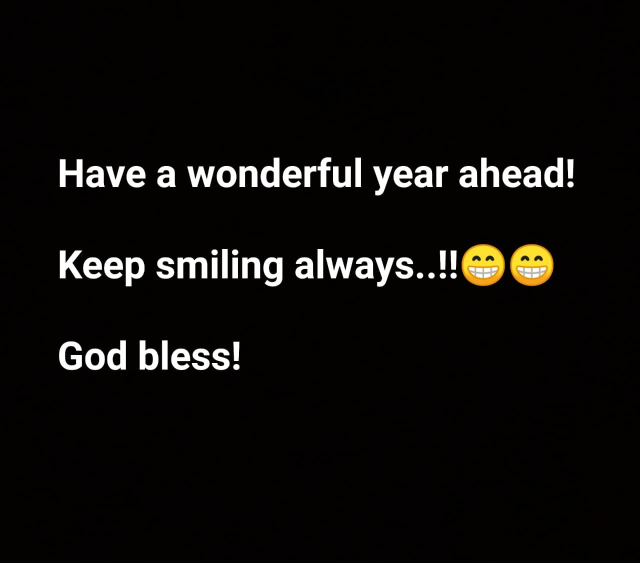
#> input picture test/image.jpg, 1280 x 1125 px (shown at 1/2 size); its folder holds only this picture in this run
$ python -i extract.py   (imports and definitions only)
#> lines starting #> are read from the running program, lines starting #| are printed output that depends on the picture; after the words box and inside, x2 and y2 are one past the last pixel; in counts of white or black regions, pixels touching at a corner belong together
import numpy as np
import cv2
import math

ANCHOR_POINT = 6000
MIDZONE_THRESHOLD = 15000
MIN_HANDWRITING_HEIGHT_PIXEL = 20

BASELINE_ANGLE = 0.0
TOP_MARGIN = 0.0
LETTER_SIZE = 0.0
LINE_SPACING = 0.0
WORD_SPACING = 0.0
PEN_PRESSURE = 0.0
SLANT_ANGLE = 0.0

def bilateralFilter(image, d):
	image = cv2.bilateralFilter(image,d,50,50)
	return image

def medianFilter(image, d):
	image = cv2.medianBlur(image,d)
	return image

def threshold(image, t):
	image = cv2.cvtColor(image, cv2.COLOR_BGR2GRAY)
	ret,image = cv2.threshold(image,t,255,cv2.THRESH_BINARY_INV)
	return image

def dilate(image, kernalSize):
	kernel = np.ones(kernalSize, np.uint8)
	image = cv2.dilate(image, kernel, iterations=1)
	return image

def erode(image, kernalSize):
	kernel = np.ones(kernalSize, np.uint8)
	image = cv2.erode(image, kernel, iterations=1)
	return image

def straighten(image):
	global BASELINE_ANGLE
	angle = 0.0
	angle_sum = 0.0
	coutour_count = 0
	positive_angle_sum = 0.0          #downward
	negative_angle_sum = 0.0          #upward
	positive_count = 0
	negative_count = 0

	filtered = bilateralFilter(image, 3)
	thresh = threshold(filtered, 120)
	dilated = dilate(thresh, (5 ,100))
	ctrs,hier = cv2.findContours(dilated.copy(), cv2.RETR_EXTERNAL, cv2.CHAIN_APPROX_SIMPLE)

	for i, ctr in enumerate(ctrs):
		x, y, w, h = cv2.boundingRect(ctr)

		if h>w or h<MIN_HANDWRITING_HEIGHT_PIXEL:
			continue

		roi = image[y:y+h, x:x+w]

		if w < image.shape[1]/2 :
			roi = 255
			image[y:y+h, x:x+w] = roi
			continue

		rect = cv2.minAreaRect(ctr)
		center = rect[0]
		angle = rect[2]

		if angle < -45.0:
			angle += 90.0;

		rot = cv2.getRotationMatrix2D(((x+w)/2,(y+h)/2), angle, 1)
		extract = cv2.warpAffine(roi, rot, (w,h), borderMode=cv2.BORDER_CONSTANT, borderValue=(255,255,255))
		image[y:y+h, x:x+w] = extract
		angle_sum += angle
		coutour_count = 0
		coutour_count += 1

	if(coutour_count==0):
		coutour_count = 1
	mean_angle = angle_sum / coutour_count
	BASELINE_ANGLE = mean_angle
	return image

def horizontalProjection(img):
    (h, w) = img.shape[:2]
    sumRows = []
    for j in range(h):
        row = img[j:j+1, 0:w]
        sumRows.append(np.sum(row))
    return sumRows

def verticalProjection(img):
    (h, w) = img.shape[:2]
    sumCols = []
    for j in range(w):
        col = img[0:h, j:j+1]
        sumCols.append(np.sum(col))
    return sumCols

def extractLines(img):
	global LETTER_SIZE
	global LINE_SPACING
	global TOP_MARGIN

	filtered = bilateralFilter(img, 5)
	thresh = threshold(filtered, 160)
	hpList = horizontalProjection(thresh)
	topMarginCount = 0
	for sum in hpList:
		if(sum<=255):
			topMarginCount += 1
		else:
			break

	lineTop = 0
	lineBottom = 0
	spaceTop = 0
	spaceBottom = 0
	indexCount = 0
	setLineTop = True
	setSpaceTop = True
	includeNextSpace = True
	space_zero = []                              # stores the amount of space between lines
	lines = []                                   # a 2D list storing the vertical start index and end index of each contour

	for i, sum in enumerate(hpList):
		if(sum==0):
			if(setSpaceTop):
				spaceTop = indexCount
				setSpaceTop = False              # spaceTop will be set once for each start of a space between lines
			indexCount += 1
			spaceBottom = indexCount
			if(i<len(hpList)-1):                 # this condition is necessary to avoid array index out of bound error
				if(hpList[i+1]==0):              # if the next horizontal projectin is 0, keep on counting, it's still in blank space
					continue
			if(includeNextSpace):
				space_zero.append(spaceBottom-spaceTop)
			else:
				if (len(space_zero)==0):
					previous = 0
				else:
					previous = space_zero.pop()
				space_zero.append(previous + spaceBottom-lineTop)
			setSpaceTop = True                   # next time we encounter 0, it's begining of another space so we set new spaceTop

		if(sum>0):
			if(setLineTop):
				lineTop = indexCount
				setLineTop = False               # lineTop will be set once for each start of a new line/contour
			indexCount += 1
			lineBottom = indexCount
			if(i<len(hpList)-1):                 # this condition is necessary to avoid array index out of bound error
				if(hpList[i+1]>0):               # if the next horizontal projectin is > 0, keep on counting, it's still in contour
					continue

				if(lineBottom-lineTop<20):
					includeNextSpace = False
					setLineTop = True            # next time we encounter value > 0, it's begining of another line/contour so we set new lineTop
					continue
			includeNextSpace = True              # the line/contour is accepted, new space following it will be accepted

			lines.append([lineTop, lineBottom])
			setLineTop = True                    # next time we encounter value > 0, it's begining of another line/contour so we set new lineTop

	fineLines = []                               # a 2D list storing the horizontal start index and end index of each individual line
	for i, line in enumerate(lines):

		anchor = line[0]                         # 'anchor' will locate the horizontal indices where horizontal projection is > ANCHOR_POINT for uphill or < ANCHOR_POINT for downhill(ANCHOR_POINT is arbitrary yet suitable!)
		anchorPoints = []                        # python list where the indices obtained by 'anchor' will be stored
		upHill = True                            # it implies that we expect to find the start of an individual line (vertically), climbing up the histogram
		downHill = False                         # it implies that we expect to find the end of an individual line (vertically), climbing down the histogram
		segment = hpList[line[0]:line[1]]        # we put the region of interest of the horizontal projection of each contour here

		for j, sum in enumerate(segment):
			if(upHill):
				if(sum<ANCHOR_POINT):
					anchor += 1
					continue
				anchorPoints.append(anchor)
				upHill = False
				downHill = True
			if(downHill):
				if(sum>ANCHOR_POINT):
					anchor += 1
					continue
				anchorPoints.append(anchor)
				downHill = False
				upHill = True

		if(len(anchorPoints)<2):
			continue

		lineTop = line[0]
		for x in range(1, len(anchorPoints)-1, 2):
			lineMid = (anchorPoints[x]+anchorPoints[x+1])/2
			lineBottom = lineMid
			if(lineBottom-lineTop < 20):
				continue
			fineLines.append([lineTop, lineBottom])
			lineTop = lineBottom
		if(line[1]-lineTop < 20):
			continue
		fineLines.append([lineTop, line[1]])

	space_nonzero_row_count = 0
	midzone_row_count = 0
	lines_having_midzone_count = 0
	flag = False
	for i, line in enumerate(fineLines):
		segment = hpList[int(line[0]):int(line[1])]
		for j, sum in enumerate(segment):
			if(sum<MIDZONE_THRESHOLD):
				space_nonzero_row_count += 1
			else:
				midzone_row_count += 1
				flag = True
		if(flag):
			lines_having_midzone_count += 1
			flag = False

	if(lines_having_midzone_count == 0): lines_having_midzone_count = 1

	total_space_row_count = space_nonzero_row_count + np.sum(space_zero[1:-1])
	average_line_spacing = float(total_space_row_count) / lines_having_midzone_count
	average_letter_size = float(midzone_row_count) / lines_having_midzone_count
	LETTER_SIZE = average_letter_size
	if(average_letter_size == 0): average_letter_size = 1
	relative_line_spacing = average_line_spacing / average_letter_size
	LINE_SPACING = relative_line_spacing

	relative_top_margin = float(topMarginCount) / average_letter_size
	TOP_MARGIN = relative_top_margin
	return fineLines

def extractWords(image, lines):
	global LETTER_SIZE
	global WORD_SPACING

	filtered = bilateralFilter(image, 5)
	thresh = threshold(filtered, 180)
	width = thresh.shape[1]
	space_zero = []
	words = []
	for i, line in enumerate(lines):
		extract = thresh[int(line[0]):int(line[1]), 0:width]    # y1:y2, x1:x2
		vp = verticalProjection(extract)

		wordStart = 0
		wordEnd = 0
		spaceStart = 0
		spaceEnd = 0
		indexCount = 0
		setWordStart = True
		setSpaceStart = True
		includeNextSpace = True
		spaces = []

		for j, sum in enumerate(vp):
			if(sum==0):
				if(setSpaceStart):
					spaceStart = indexCount
					setSpaceStart = False               # spaceStart will be set once for each start of a space between lines
				indexCount += 1
				spaceEnd = indexCount
				if(j<len(vp)-1):                        # this condition is necessary to avoid array index out of bound error
					if(vp[j+1]==0):                     # if the next vertical projectin is 0, keep on counting, it's still in blank space
						continue
				if((spaceEnd-spaceStart) > int(LETTER_SIZE/2)):
					spaces.append(spaceEnd-spaceStart)

				setSpaceStart = True                    # next time we encounter 0, it's begining of another space so we set new spaceStart

			if(sum>0):
				if(setWordStart):
					wordStart = indexCount
					setWordStart = False                # wordStart will be set once for each start of a new word/component
				indexCount += 1
				wordEnd = indexCount
				if(j<len(vp)-1):                        # this condition is necessary to avoid array index out of bound error
					if(vp[j+1]>0):                      # if the next horizontal projectin is > 0, keep on counting, it's still in non-space zone
						continue

				count = 0
				for k in range(int(line[1])-int(line[0])):
					row = thresh[int(line[0])+k:int(line[0])+k+1, wordStart:wordEnd]
					if(np.sum(row)):
						count += 1
				if(count > int(LETTER_SIZE/2)):
					words.append([line[0], line[1], wordStart, wordEnd])

				setWordStart = True                     # next time we encounter value > 0, it's begining of another word/component so we set new wordStart

		space_zero.extend(spaces[1:-1])

	space_columns = np.sum(space_zero)
	space_count = len(space_zero)
	if(space_count == 0):
		space_count = 1
	average_word_spacing = float(space_columns) / space_count
	if(LETTER_SIZE == 0):
		LETTER_SIZE = 1
	relative_word_spacing = average_word_spacing / LETTER_SIZE
	WORD_SPACING = relative_word_spacing
	return words

def extractSlant(img, words):
	global SLANT_ANGLE
	theta = [-0.785398, -0.523599, -0.261799, -0.0872665, 0.01, 0.0872665, 0.261799, 0.523599, 0.785398]
	s_function = [0.0] * 9
	count_ = [0]*9
	filtered = bilateralFilter(img, 5)
	thresh = threshold(filtered, 180)
	for i, angle in enumerate(theta):
		s_temp = 0.0                                    # overall sum of the functions of all the columns of all the words!
		count = 0                                       # just counting the number of columns considered to contain a vertical stroke and thus contributing to s_temp

		for j, word in enumerate(words):
			original = thresh[int(word[0]):int(word[1]), int(word[2]):int(word[3])]
			height = word[1]-word[0]
			width = word[3]-word[2]
			shift = (math.tan(angle) * height) / 2
			shiftb = (math.tan(angle)* width) / 2
			pad_length = abs(int(shift))
			pad_width = abs(int(shiftb))
			blank_image = np.zeros((int(height),int(width)+int(pad_length)*2,3), np.uint8)
			new_image = cv2.cvtColor(blank_image, cv2.COLOR_BGR2GRAY)
			(height, width) = new_image.shape[:2]
			x1 = width/2
			y1 = 0
			x2 = width/4
			y2 = height
			x3 = 3*width/4
			y3 = height
			pts1 = np.float32([[x1,y1],[x2,y2],[x3,y3]])
			pts2 = np.float32([[x1+shift,y1],[x2-shift,y2],[x3-shift,y3]])
			M = cv2.getAffineTransform(pts1,pts2)
			deslanted = cv2.warpAffine(new_image,M,(width,height))

			vp = verticalProjection(deslanted)
			for k, sum in enumerate(vp):
				num_fgpixel = sum / 255
				if(num_fgpixel < int(height/3)):
					continue
				column = deslanted[0:height, k:k+1]
				column = column.flatten()
				for l, pixel in enumerate(column):
					if(pixel==0):
						continue
					break
				for m, pixel in enumerate(column[::-1]):
					if(pixel==0):
						continue
					break
				delta_y = height - (l+m)
				h_sq = (float(num_fgpixel)/delta_y)**2
				h_wted = (h_sq * num_fgpixel) / height
				s_temp += h_wted
				print(h_wted)
				count += 1
		s_function[i] = s_temp
		count_[i] = count
	max_value = 0.0
	max_index = 4
	for index, value in enumerate(s_function):
		if(value > max_value):
			max_value = value
			max_index = index
	if(max_index == 0):
		angle = 45
		result =  " : Extremely right slanted"
	elif(max_index == 1):
		angle = 30
		result = " : Above average right slanted"
	elif(max_index == 2):
		angle = 15
		result = " : Average right slanted"
	elif(max_index == 3):
		angle = 5
		result = " : A little right slanted"
	elif(max_index == 5):
		angle = -5
		result = " : A little left slanted"
	elif(max_index == 6):
		angle = -15
		result = " : Average left slanted"
	elif(max_index == 7):
		angle = -30
		result = " : Above average left slanted"
	elif(max_index == 8):
		angle = -45
		result = " : Extremely left slanted"
	elif(max_index == 4):
		p = s_function[4]
		q = s_function[4]
		if((p <= 1.2 and q <= 1.2) or (p > 1.4 and q > 1.4)):
			angle = 0
			result = " : No slant"
		elif((p <= 1.2 and q-p > 0.4) or (q <= 1.2 and p-q > 0.4)):
			angle = 0
			result = " : No slant"
		else:
			max_index = 9
			angle = 180
			result =  " : Irregular slant behaviour"
	SLANT_ANGLE = angle
	return

def barometer(image):
	global PEN_PRESSURE
	image = cv2.cvtColor(image, cv2.COLOR_BGR2GRAY)
	h, w = image.shape[:]
	inverted = image
	for x in range(h):
		for y in range(w):
			inverted[x][y] = 255 - image[x][y]
	filtered = bilateralFilter(inverted, 3)
	ret, thresh = cv2.threshold(filtered, 100, 255, cv2.THRESH_TOZERO)
	total_intensity = 0
	pixel_count = 0
	for x in range(h):
		for y in range(w):
			if(thresh[x][y] > 0):
				total_intensity += thresh[x][y]
				pixel_count += 1
	average_intensity = float(total_intensity) / pixel_count
	PEN_PRESSURE = average_intensity
	return

def start(file_name):
#> called with file_name = 'image.jpg'
	global BASELINE_ANGLE
	global TOP_MARGIN
	global LETTER_SIZE
	global LINE_SPACING
	global WORD_SPACING
	global PEN_PRESSURE
	global SLANT_ANGLE

	image = cv2.imread(file_name)
#> image is the input picture: shape (1125, 1280, 3); mean B, G, R 10.4, 12.5, 14
	barometer(image)
#> after the loop in barometer, `for x in range(h):`:
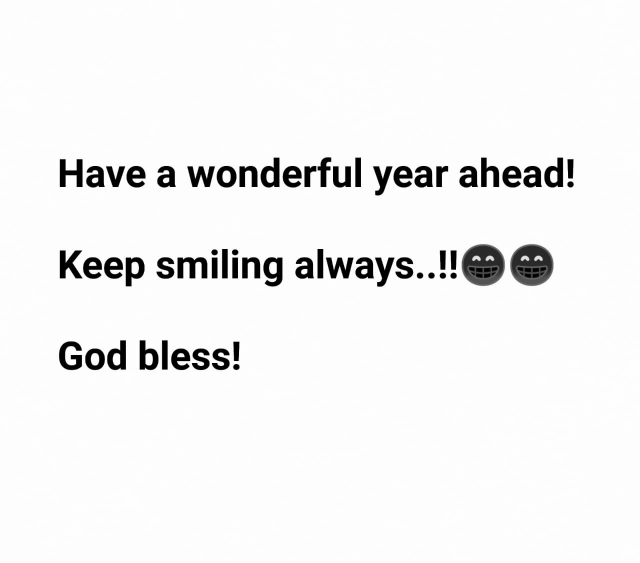
#> inverted: shape (1125, 1280) (shown at 1/2 size); min 0, max 255, mean 242.3
#> after the loop in barometer, `for x in range(h):`: pixel_count = 1378062; total_intensity = 347839949
#> in barometer, `average_intensity = float(total_intensity) / pixel_count`: average_intensity = 252.4
	straightened = straighten(image)
#> in threshold, `ret,image = cv2.threshold(image,t,255,cv2.THRESH_BINARY_INV)`:
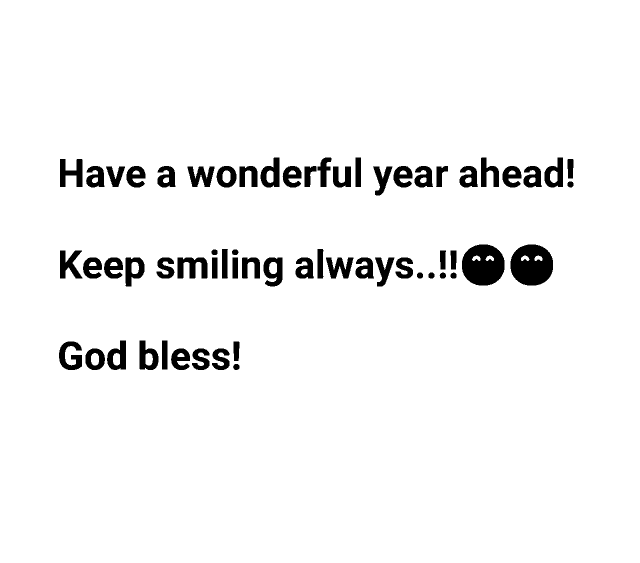
#> image: shape (1125, 1280) (shown at 1/2 size); 95.6% white; 62 black regions, largest, box (x1, y1, x2, y2) and area: (924, 489, 1009, 571) 5415, (1021, 489, 1106, 571) 5411, (355, 515, 415, 557) 1668
#> in threshold, `ret,image = cv2.threshold(image,t,255,cv2.THRESH_BINARY_INV)`: ret = 120
#> in dilate, `image = cv2.dilate(image, kernel, iterations=1)`: image: shape (1125, 1280); every value is 255
#> in straighten, `ctrs,hier = cv2.findContours(dilated.copy(), cv2.RETR_EXTERNAL, cv2.CH..`: ctrs = [[[0, 0], [0, 1124], [1279, 1124], [1279, 0]]]
#> the loop in straighten, `for i, ctr in enumerate(ctrs):` made 1 pass
#> (ctr, x, y, w, h, rect, angle, rot) on pass 1: ([[0, 0], [0, 1124], [1279, 1124], [1279, 0]], 0, 0, 1280, 1125, ((639.5, 562), (1124, 1279), -90), 0, [[1, 0, 0], [0, 1, 0]])
#> after the loop in straighten, `for i, ctr in enumerate(ctrs):`: angle_sum = 0
	lineIndices = extractLines(straightened)
#> call 2 of threshold, with t = 160
#> in threshold (call 2), `ret,image = cv2.threshold(image,t,255,cv2.THRESH_BINARY_INV)`:
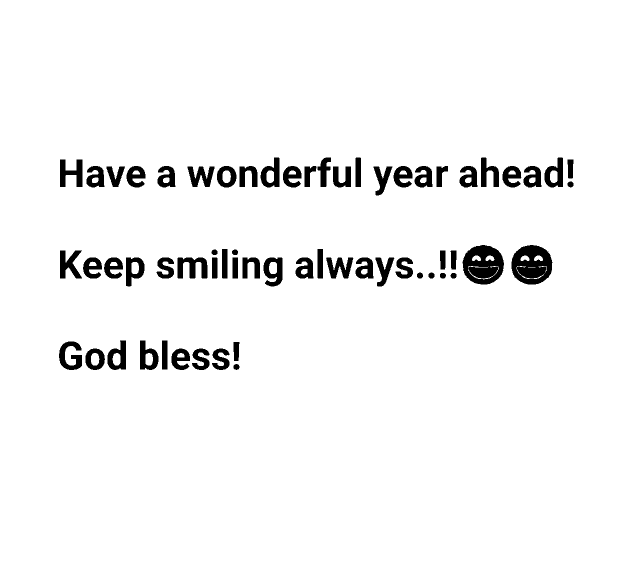
#> image: shape (1125, 1280) (shown at 1/2 size); 95.8% white; 62 black regions, largest, box (x1, y1, x2, y2) and area: (1022, 490, 1105, 569) 4699, (925, 490, 1008, 569) 4666, (355, 515, 415, 557) 1616
#> in threshold (call 2), `ret,image = cv2.threshold(image,t,255,cv2.THRESH_BINARY_INV)`: ret = 160
#> after the loop in horizontalProjection, `for j in range(h):`: sumRows = 1125 values, max 326400 at index 0, min 159120 at index 339, mean 312645.2
#> in extractLines, `hpList = horizontalProjection(thresh)`: hpList has the same summary as sumRows in horizontalProjection
#> the loop in extractLines, `for sum in hpList:` made 1 pass
#> sum on pass 1: 326400
#> after the loop in extractLines, `for sum in hpList:`: topMarginCount = 0
#> the loop in extractLines, `for i, sum in enumerate(hpList):` made 1125 passes
#> (lineTop, setLineTop) on pass 1: (0, False)
#> after the loop in extractLines, `for i, sum in enumerate(hpList):`: indexCount = 1125; lineTop = 0; lines = [[0, 1125]]; spaceTop = 0; space_zero = []
#> the loop in extractLines, `for i, line in enumerate(lines): ` made 1 pass
#> line on pass 1: [0, 1125]
#> after the loop in extractLines, `for i, line in enumerate(fineLines):`: lines_having_midzone_count = 0
#> lineIndices = []
	wordCoordinates = extractWords(straightened, lineIndices)
#> call 3 of threshold, with t = 180
#> in threshold (call 3), `ret,image = cv2.threshold(image,t,255,cv2.THRESH_BINARY_INV)`:
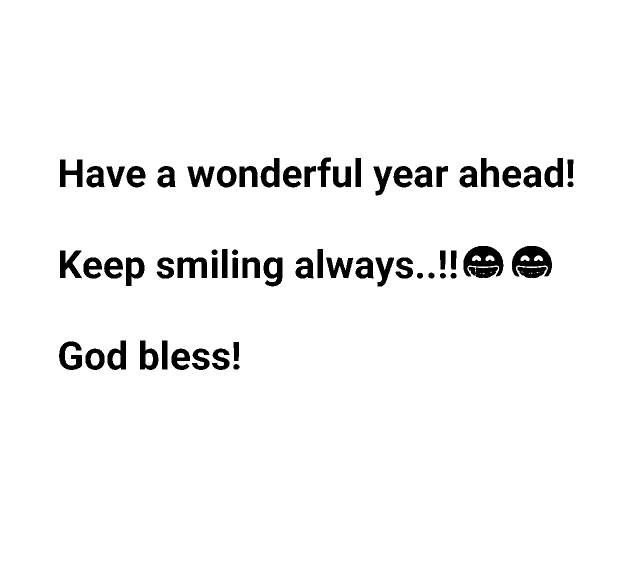
#> image: shape (1125, 1280) (shown at 1/2 size); 96% white; 64 black regions, largest, box (x1, y1, x2, y2) and area: (1024, 492, 1104, 553) 2675, (927, 492, 1007, 553) 2672, (355, 515, 414, 556) 1515
#> in threshold (call 3), `ret,image = cv2.threshold(image,t,255,cv2.THRESH_BINARY_INV)`: ret = 180
#> after the loop in extractWords, `for i, line in enumerate(lines):`: space_zero = []
#> in extractWords, `space_columns = np.sum(space_zero)`: space_columns = 0
#> wordCoordinates = []
	extractSlant(straightened, wordCoordinates)
#> after the loop in extractSlant, `for i, angle in enumerate(theta):`: count_ = [0, 0, 0, 0, 0, 0, 0, 0, 0]
#> the loop in extractSlant, `for index, value in enumerate(s_function):` made 9 passes
#> after the loop in extractSlant, `for index, value in enumerate(s_function):`: max_index = 4; max_value = 0
	BASELINE_ANGLE = round(BASELINE_ANGLE, 2)
	TOP_MARGIN = round(TOP_MARGIN, 2)
	LETTER_SIZE = round(LETTER_SIZE, 2)
	LINE_SPACING = round(LINE_SPACING, 2)
	WORD_SPACING = round(WORD_SPACING, 2)
	PEN_PRESSURE = round(PEN_PRESSURE, 2)
	SLANT_ANGLE = round(SLANT_ANGLE, 2)
	return [BASELINE_ANGLE, TOP_MARGIN, LETTER_SIZE, LINE_SPACING, WORD_SPACING, PEN_PRESSURE, SLANT_ANGLE]

>>> result = start('image.jpg')
#> result = [0, 0, 1, 0, 0, 252.4, 0]
